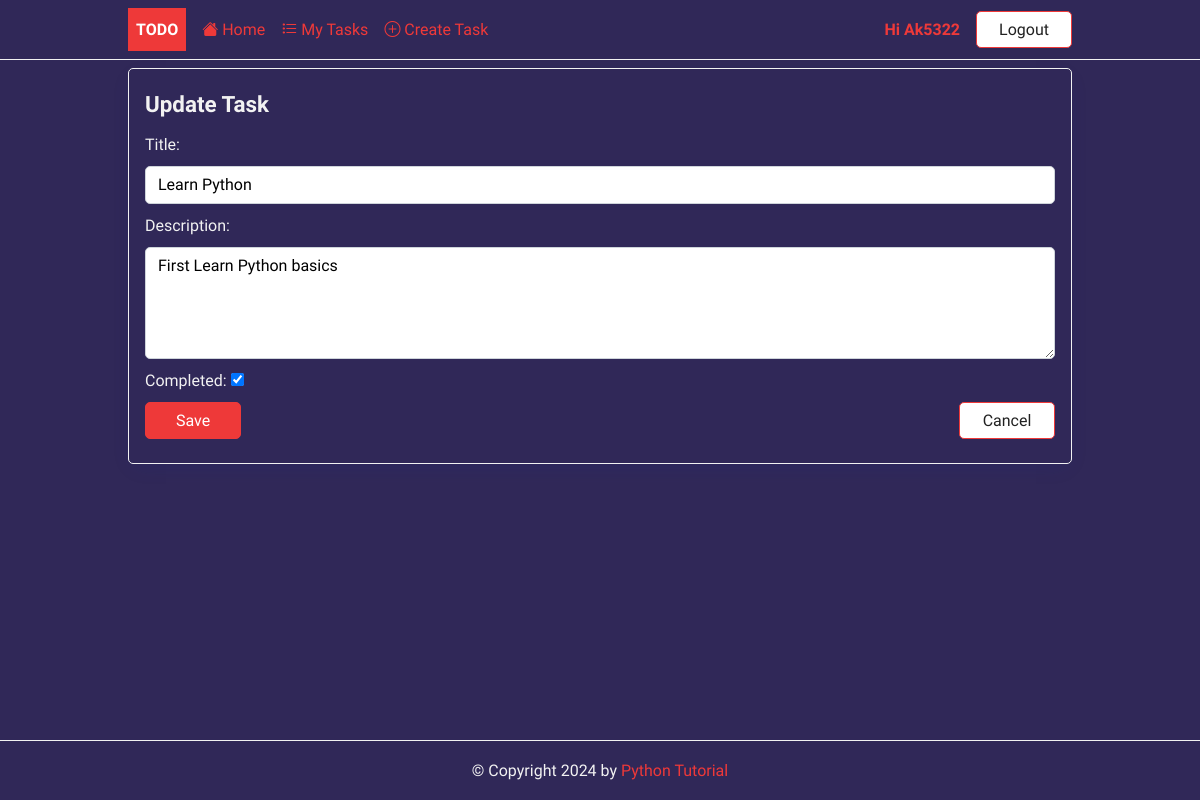
Page /task/update/1/ (signed in) on the committed database.
### todo/models.py (models this page shows, shortened)
class Task(models.Model):
    title = models.CharField(max_length=255)
    description = models.TextField(null=True, blank=True)
    completed = models.BooleanField(default=False)
    created_at = models.DateTimeField(auto_now_add=True)
    user = models.ForeignKey(User,on_delete=models.CASCADE,null=True)
    class Meta:
        ordering = ['completed']

### todo/views.py (the view, shortened to what this page needs)
# urls.py: path('task/update/<int:pk>/',TaskUpdate.as_view(),name='task-update'),
class TaskUpdate(LoginRequiredMixin,UpdateView):
    model = Task
    fields = ['title','description','completed']
    success_url = reverse_lazy('tasks')

### todo/templates/todo/task_form.html (shortened to what this page needs)
{% extends "base.html" %}
{% block content %}
    <form method = "post" novalidate class="card">
            <h2>
                {% if task %}
                    Update
                {% else %}
                    Create
                {% endif %}
                    Task
            </h2>
            {% for field in form  %}
                {% if field.name == 'completed' %}
                    <p>
                        {{field.label_tag}}
                        {{field}}
                    </p>
                    {% else %}
                        {{field.label_tag}}
                        {{field}}
                {% endif %}
            {% endfor %}
            <div class="form-buttons">
                <input type="submit" value="Save" class="btn btn-primary"/>
                <a href="{%url 'tasks'%}" class="btn btn-outline">Cancel</a>
            </div>
    </form>
{% endblock content %}

### templates/base.html (shortened to what this page needs)
{% load static  %}
<!DOCTYPE html>
<html lang="en">
<head>
    <link rel="stylesheet" href="{% static "css/style.css" %} ">
</head>
<body>
    <header class="header ">
        <div class="container">
            <a href="{% url 'home' %}" class="logo">Todo</a>
            <nav class="nav">
                <a href="{% url 'home' %}"><i class="bi bi-house-fill"></i> Home</a>
                {% if request.user.is_authenticated %}
                    <a href=" {%url 'tasks' %}"><i class="bi bi-list-task"></i> My Tasks</a>
                    <a href="{% url 'task-create' %}"><i class="bi bi-plus-circle"></i> Create Task</a>
                    <a href="#">Hi {{request.user | title }}</a>
                    <a href="{% url 'logout' %}" class="btn btn-outline">Logout</a>
                    {% else %}
                    <a href="{% url 'login' %}" class="btn btn-outline">Login</a>
                    <a href="{% url 'register' %}" class="btn btn-primary">Join Now</a>
                {% endif %}
            </nav>
        </div>
    </header>
    <main>
        <div class="container">
    {% block content %}
    {% endblock content %}
        </div>
    </main>
    <footer class="footer">
        <div class="container">
           <p>&copy; Copyright {% now "Y" %} by <a href="https://www.pythontutorial.net">Python Tutorial</a></p>
        </div>
    </footer>
</body>
</html>

### static/css/style.css (style rules this page uses)
:root { --color-primary: #ee3939; --color-secondary: #86b7fe; --color-light: #f2f2f2; --color-gray: #ced4da; --color-dark: #212121; --color-white: #ffffff; --color-error: #e2442f; --color-warning: #ffc900; --color-info: #02a2b9; --color-success: #1ba345; --color-input: #00d1b2; --border-radius: 5px; }
* { margin: 0; padding: 0; box-sizing: border-box; text-rendering: optimizeLegibility; }
html, body { height: 100%; }
input, button, textarea { font: inherit; }
body { font-family: 'Dosis', sans-serif; background-color: #302858; color: #f2f2f2; font-size: 1rem; line-height: 1.7; display: flex; flex-direction: column; }
h2 { font-size: 1.4rem; }
a { color: var(--color-primary); text-decoration: none; }
.container { max-width: 960px; margin: 0 auto; padding: 0.5rem; }
.header { border-bottom: solid 1px var(--color-light); }
.header .container { display: flex; align-items: center; gap:1rem; }
.nav { display:flex; gap:1rem; align-items: center; justify-content: center; flex-basis: 100%; }
.nav a:nth-last-child(2) { margin-left: auto; font-weight: bold; }
.logo { padding: 0.5rem; background-color: var(--color-primary); text-decoration: none; color: var(--color-white); font-weight: bold; text-transform: uppercase; }
.card { border: solid 1px var(--color-light); padding: 1rem; border-radius: var(--border-radius); box-shadow: rgb(11 43 158 / 15%) 0px 6px 20px -6px; min-width: 400px; }
form > * { display: block; margin-bottom: 0.5rem; }
.form-buttons { display: flex; justify-content: space-between; align-items: center; gap: 0.75rem; }
input[type='text'], input[type='email'], input[type='password'], textarea { border-radius: var(--border-radius); border: solid 1px var(--color-gray); width: 100%; padding: 0.25rem 0.75rem; }
textarea { max-height: 7rem; }
.footer p { text-align: center; }
.footer { margin-top: auto; padding: 0.5rem 0; border-top: solid 1px var(--color-light); }
.btn { padding: 0.25rem 0.75rem; border-radius: var(--border-radius); background-color: var(--color-white); border: solid 1px var(--color-white); color: var(--color-dark); cursor: pointer; text-decoration: none; font-size: 1rem; min-width: 6rem; text-align: center; }
.btn-outline { border: solid 1px var(--color-primary); }
.btn-primary { border: solid 1px var(--color-primary); background-color: var(--color-primary); color: var(--color-white); }

### rows in the picture
Task: form "Learn Python" "First Learn Python basics", form "☑"

### other values in the picture
{{ request.user | title }} "Ak5322"
{{ field.label_tag }} "Title:" "Description:"
{{ field.label_tag }} "Completed:"
